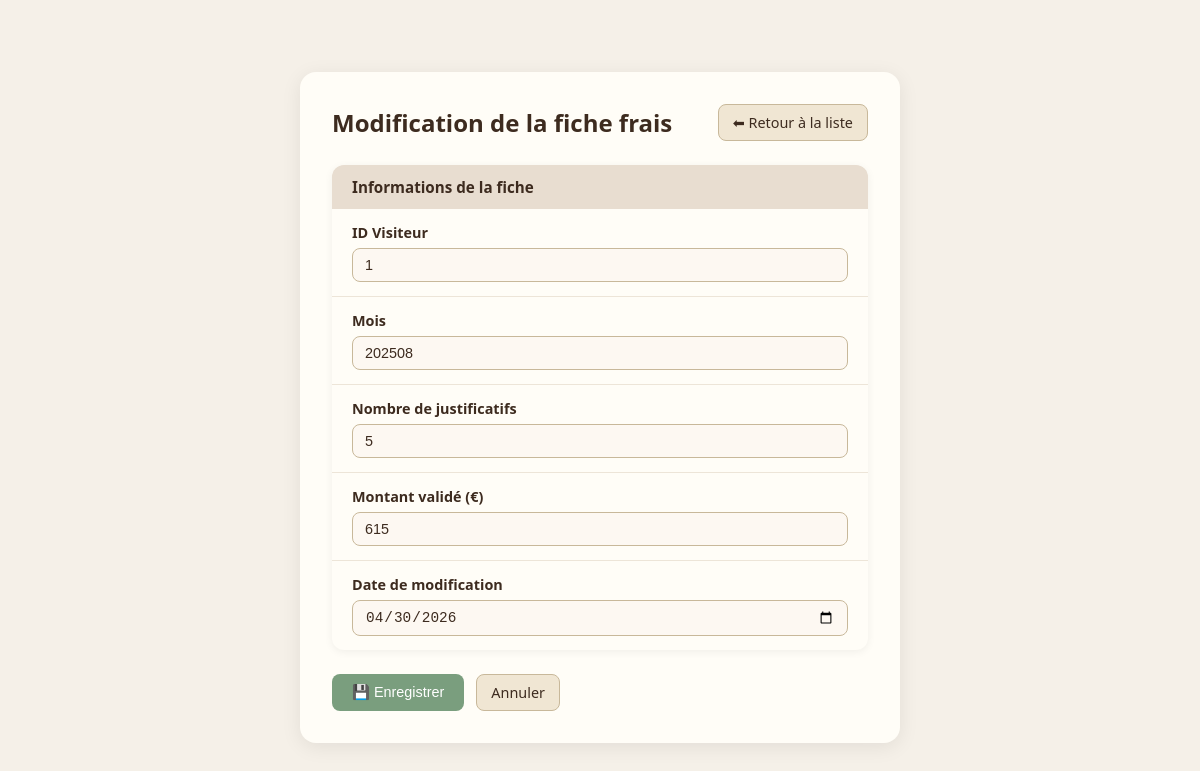
Screenshot of /public/fichefrais/1/202508/edit (signed in) with the database file from the repository.
### tables this page shows
CREATE TABLE IF NOT EXISTS `fichefrais` (
  `IDvisiteur` int NOT NULL,
  `mois` int NOT NULL,
  `nbrJustificatifs` int NOT NULL,
  `montantValide` int NOT NULL,
  `dateModif` date NOT NULL,
  `idLigneFraisHorsForfait` int NOT NULL,
  `idEtat` int NOT NULL,
  PRIMARY KEY (`IDvisiteur`,`mois`),
  KEY `fk_fichefrais_LigneFraisHorsForfait` (`idLigneFraisHorsForfait`),
  KEY `fk_fichefrais_etat` (`idEtat`)
);

### app/Core/Controller.php (called while the page is built, shortened)
<?php
abstract class Controller {
    protected function render(string $view, array $data = []): void {
        require __DIR__ . '/../Views/layout.php';
    }
}

### app/Controllers/FicheFraisController.php (called while the page is built, shortened)
<?php
final class FicheFraisController extends Controller
{
public function edit($id,$mois): void
{
    $id = (int)$id;
    try {
        $ficheFrais = \Models\FicheFrais::findById($id,$mois);
    } catch (\Throwable $e) {
        $_SESSION['flash'] = "Erreur lors du chargement du frais forfait.";
        $this->redirect('./fichefrais');
    }
    $old = $_SESSION['old'] ?? [
        'nbrJustificatifs' => $ficheFrais['nbrJustificatifs'],
        'montantValide'    => $ficheFrais['montantValide'],
        'dateModif'        => $ficheFrais['dateModif'],
        ];
    $this->render('fichefrais/edit', [
        'title'   => 'Modifier un frais forfait',
        'ficheFrais'  => $ficheFrais,
        'old'     => $old,
        'errors'  => $_SESSION['errors'] ?? [],
        'message' => $_SESSION['flash'] ?? ''
    ]);
}
}

### app/Models/FicheFrais.php (called while the page is built, shortened)
<?php
final class FicheFrais
{
    public static function findById(int $idvisiteur,int $mois): ?array
{
    $pdo = Database::get();
    $st  = $pdo->prepare('SELECT
        FicheFrais.idVisiteur,
        FicheFrais.mois,
        FicheFrais.nbrJustificatifs,
        FicheFrais.montantValide,
        FicheFrais.dateModif,
        FraisHorsForfait.libelle AS libelleHorsForfait,
        Etat.libelle AS libelleEtat
        FROM FicheFrais
        JOIN FraisHorsForfait ON FicheFrais.idLigneFraisHorsForfait = FraisHorsForfait.id
        JOIN Etat ON FicheFrais.idEtat = Etat.id
        WHERE FicheFrais.idVisiteur = :idV AND FicheFrais.mois = :mois');
    $st->execute([
        'idV'  => $idvisiteur,
        'mois' => $mois
    ]);
        $row = $st->fetch();
        return $row ?: null;
    }
}

### app/Views/fichefrais/edit.php (the view, shortened to what this page needs)
<!doctype html>
<html lang="fr">
<head>
</head>
<body>
    <div class="container">
        <div class="topbar">
            <h1>Modification de la fiche frais</h1>
            <a class="button" href="./../fichefrais">⬅ Retour à la liste</a>
        </div>
<form action="/PPE-main/public/fichefrais/<?= htmlspecialchars($ficheFrais['idVisiteur']) ?>/<?= htmlspecialchars($ficheFrais['mois']) ?>/edit" method="post">
            <div class="card">
                <div class="card-header">Informations de la fiche</div>
                <div class="field">
                    <label>ID Visiteur</label>
                    <input type="text" value="<?= htmlspecialchars($ficheFrais['idVisiteur']) ?>" disabled>
                </div>
                <div class="field">
                    <label>Mois</label>
                    <input type="text" value="<?= htmlspecialchars($ficheFrais['mois']) ?>" disabled>
                </div>
                <div class="field">
                    <label for="nbrJustificatifs">Nombre de justificatifs</label>
                    <input type="number" name="nbrJustificatifs" id="nbrJustificatifs"
                           value="<?= htmlspecialchars($old['nbrJustificatifs'] ?? $ficheFrais['nbrJustificatifs']) ?>">
                </div>
                <div class="field">
                    <label for="montantValide">Montant validé (€)</label>
                    <input type="number" step="0.01" name="montantValide" id="montantValide"
                           value="<?= htmlspecialchars($old['montantValide'] ?? $ficheFrais['montantValide']) ?>">
                </div>
                <div class="field">
                    <label for="dateModif">Date de modification</label>
                    <input type="date" name="dateModif" id="dateModif"
                           value="<?= htmlspecialchars($old['dateModif'] ?? $ficheFrais['dateModif']) ?>">
                </div>
            </div>
            <div class="actions">
                <button type="submit" class="save">💾 Enregistrer</button>
                <a class="button" href="../fichefrais">Annuler</a>
            </div>
        </form>
    </div>
</body>
</html>

### app/Views/layout.php (style rules this page uses)
body { font-family:system-ui;margin:2rem }
a { color:inherit }

### app/Views/fichefrais/edit.php (style rules this page uses)
* { box-sizing: border-box; margin: 0; padding: 0; }
body { font-family: system-ui, -apple-system, Segoe UI, Roboto, Arial, sans-serif; background: #f5f0e8; min-height: 100vh; padding: 40px 20px; }
.container { max-width: 600px; margin: 0 auto; background: #fffdf7; border-radius: 16px; padding: 32px; box-shadow: 0 4px 20px rgba(0,0,0,0.08); }
.topbar { display: flex; align-items: center; gap: 12px; margin-bottom: 24px; flex-wrap: wrap; }
.topbar h1 { flex: 1; font-size: 1.5rem; color: #3d2b1f; }
a.button { display: inline-block; padding: 8px 14px; border: 1px solid #c8b89a; border-radius: 8px; text-decoration: none; background: #f0e6d3; color: #3d2b1f; font-size: 0.9rem; cursor: pointer; transition: background 0.2s; }
.card { background: #fffdf7; border-radius: 12px; overflow: hidden; box-shadow: 0 2px 8px rgba(0,0,0,0.06); margin-bottom: 24px; }
.card-header { background: #e8ddd0; padding: 12px 20px; font-weight: 700; color: #3d2b1f; font-size: 0.95rem; }
.field { padding: 14px 20px; border-bottom: 1px solid #ede5d8; }
.field:last-child { border-bottom: none; }
label { display: block; font-weight: 600; color: #3d2b1f; font-size: 0.9rem; margin-bottom: 6px; }
input, select { width: 100%; padding: 8px 12px; border: 1px solid #c8b89a; border-radius: 8px; font-size: 0.9rem; background: #fdf8f2; color: #3d2b1f; }
.actions { display: flex; gap: 12px; align-items: center; margin-top: 8px; }
button.save { padding: 10px 20px; background: #7a9e7e; color: white; border: none; border-radius: 8px; font-size: 0.9rem; cursor: pointer; transition: background 0.2s; }

### rows the page displays
fichefrais: IDvisiteur "1", mois "202508", nbrJustificatifs "5", montantValide "615", dateModif "04/30/2026"
